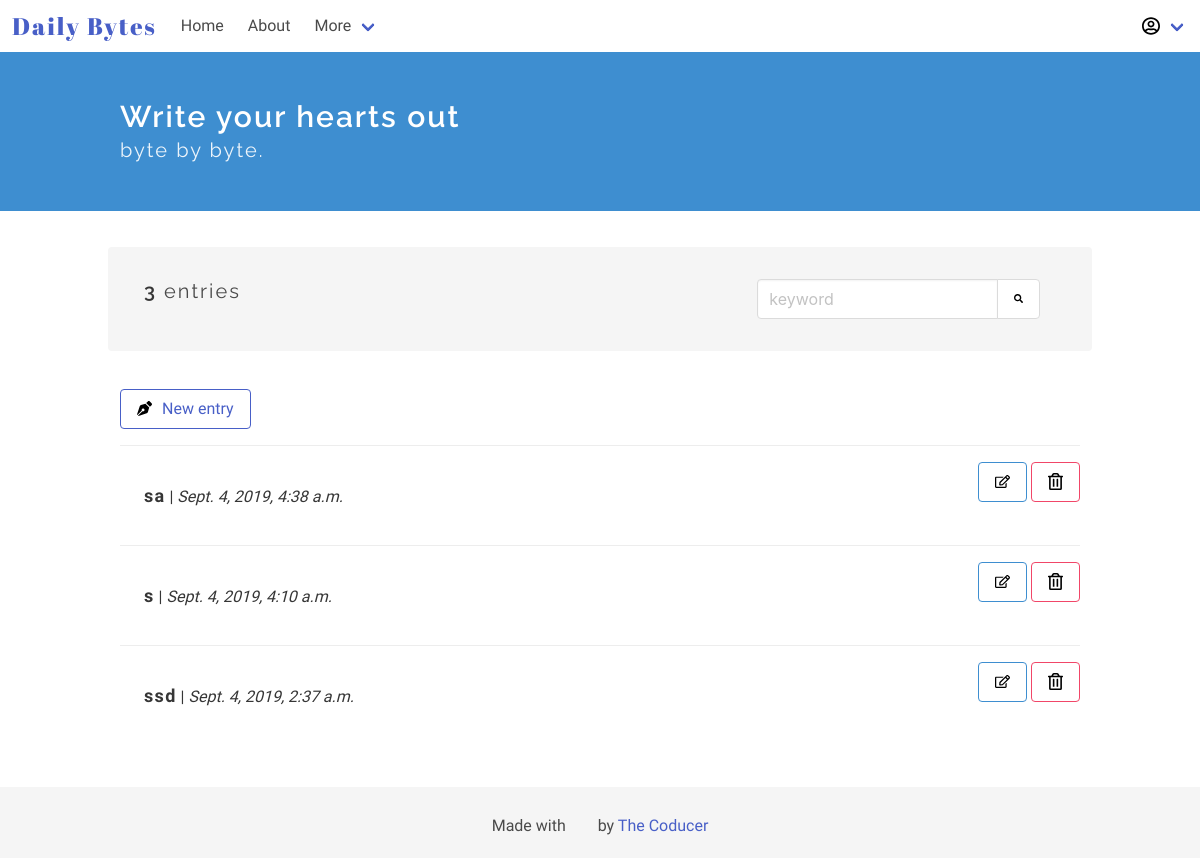
The app's page / (signed in), older data.
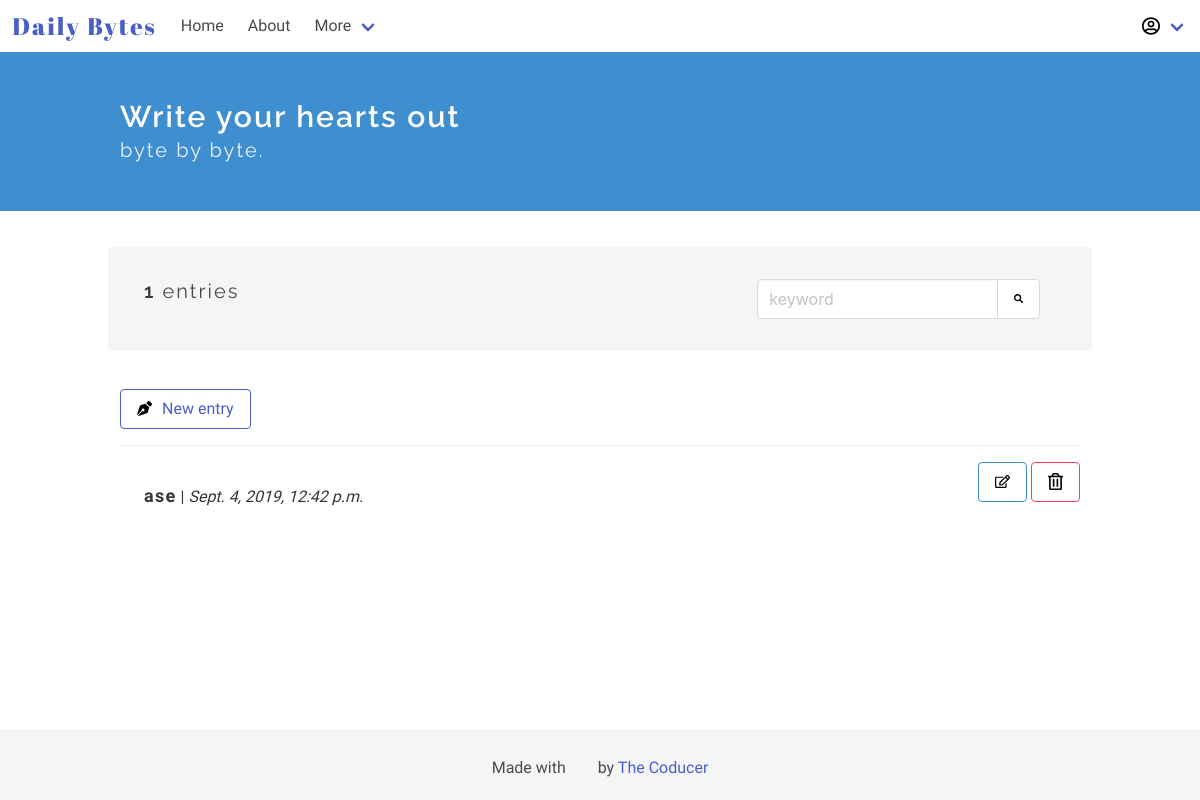
The same page, newer data.
### diary_app/models.py (models this page shows)
class Entry(models.Model):
    author = models.ForeignKey(User, on_delete=models.CASCADE) # User is an auth model
    title = models.CharField(max_length=100, default='', verbose_name="")
    text = RichTextUploadingField(verbose_name="")
    date_posted = models.DateTimeField(auto_now_add = True)
    bio = models.TextField(max_length=500, blank=True)
    """ def __str__(self):
        return 'Entry #{}'.format(self.id) """
    class Meta:
        verbose_name_plural = 'entries'

### diary_app/views.py (the view)
# urls.py: path('', EntryListView.as_view(), name = 'home'),
class EntryListView(ListView):
        model = Entry
        template_name = 'diary_app/home.html'
        context_object_name = 'entries'
        ordering = ['-date_posted']
        paginate_by = 10
        @method_decorator(login_required)
        def dispatch(self, *args, **kwargs):
                return super().dispatch(*args, **kwargs)
        def get_context_data(self, **kwargs):
                context = super(EntryListView, self).get_context_data(**kwargs)
                context['count_entries'] = Entry.objects.all().count()
                ...
                return context

### diary_app/templates/diary_app/home.html (shortened to what this page needs)
<!DOCTYPE html>
<html lang="en">
<head>
</head>
<body>
    {% extends "./base.html" %}
    {% block content %}
    {% load static %}
    <section class="hero is-info">
        <div class="hero-body">
        <div class="container">
            <h1 class="title">
                Write your hearts out
            </h1>
            <h2 class="subtitle">
                byte by byte.
            </h2>
        </div>
        </div>
    </section>
    <section class="section">
        <div class="container">
            <div class="container my-top-bar">
            <div class="columns notification">
                <div class="column is-two-thirds">
                    <p class="subtitle is-5">
                        {% if count_entries < 1 %}
                            You don't have any entries
                        {% else %}
                            <strong>{{ count_entries }}</strong> entries
                        {% endif %}
                    </p>
                </div>
                <div class="column">
                <div class="field has-addons">
                    <p class="control">
                        <input class="input" type="text" placeholder="keyword">
                    </p>
                    <p class="control">
                        <button class="button">
                            <img class="search-icon" src="{% static '/images/search.svg' %}" alt="Add new byte" width=15px height=15px>
                        </button>
                    </p>
                    </div>
                    </div>
                </div>
                </div>
        <article class="media">
            <div class="media-content">
                <div class="content">
                    <a class="button is-link is-outlined" href="{% url 'add' %}"><img src="{% static '/images/pen.svg' %}" alt="Add new byte" width=15px height=15px style="margin-right: 10px;">New entry</a>
                </div>
            </div>
        </article>
        {% for entry in entries %}
        <article class="media">
                <div class="media-content">
                    <a href="/entry/{{entry.id}}">
                    <div class="content notification readmore-div">
                        <p>
                            <strong class="entry-title">{{ entry.title }}</strong> | <i>{{ entry.date_posted }}</i>
                        </p>
                    </div>
                    </a>
                </div>
                <div class="media-right">
                        <a class="button is-info is-outlined" href="/edit/{{entry.id}}"><img src="{% static '/images/edit.svg' %}" alt="Edit" width=15px height=15px></a>
                        <a class="button is-danger is-outlined" href="/delete/{{entry.id}}" onclick="del()"><img src="{% static '/images/delete.svg' %}" alt="Delete" width=15px height=15px color: red;></a>
                </div>
        </article>
        {% endfor %}
        </div>
    </section>
    {% endblock %}

Row changes from the older to the newer data that the page shows:
removed Entry: title "sa", date_posted "Sept. 4, 2019, 4:38 a.m."
removed Entry: title "s", date_posted "Sept. 4, 2019, 4:10 a.m."
removed Entry: title "ssd", date_posted "Sept. 4, 2019, 2:37 a.m."
added Entry: title "ase", date_posted "Sept. 4, 2019, 12:42 p.m."
Text that changed along with them:
{{ count_entries }}: "3" → "1"
